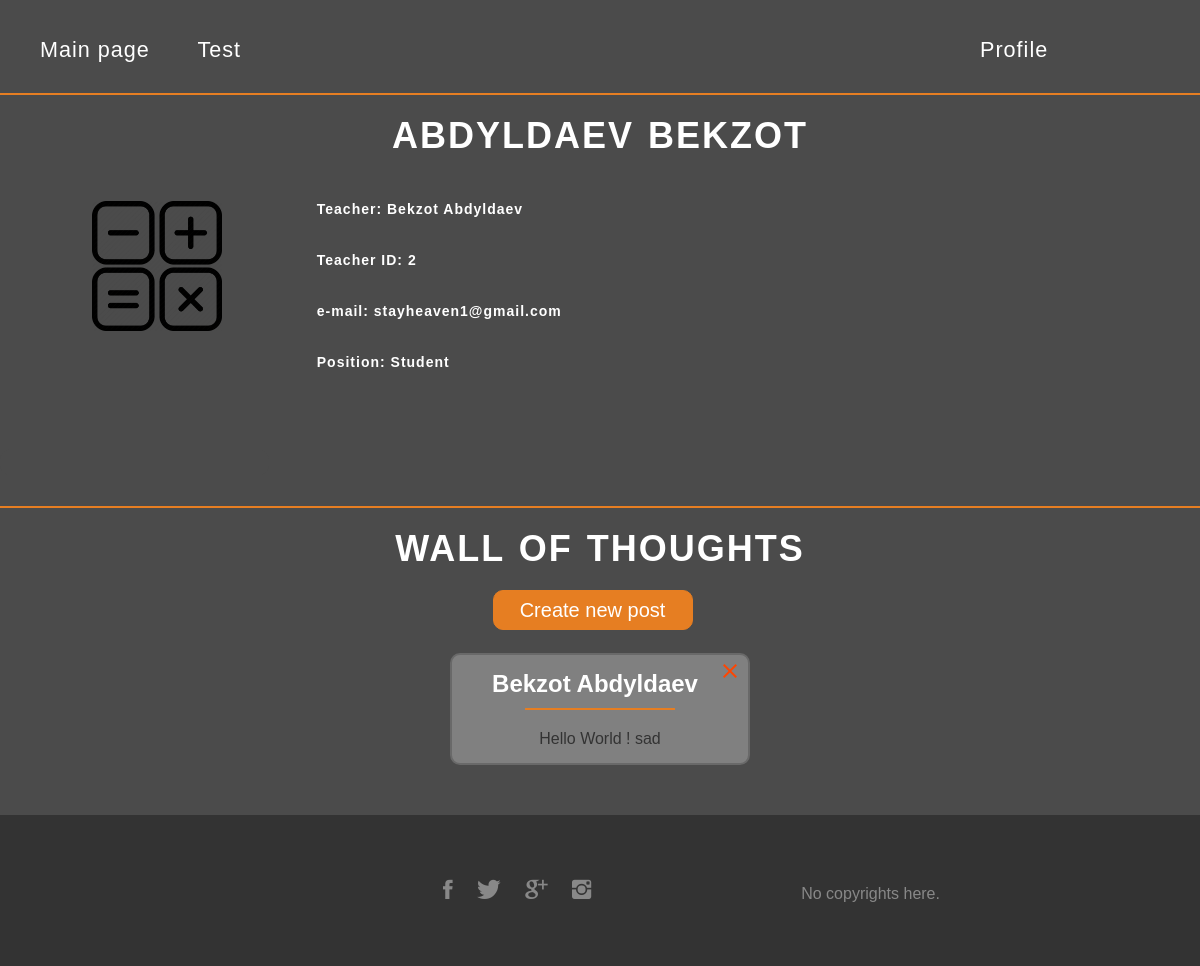
The page /id2 (signed in) on the database as committed earlier.
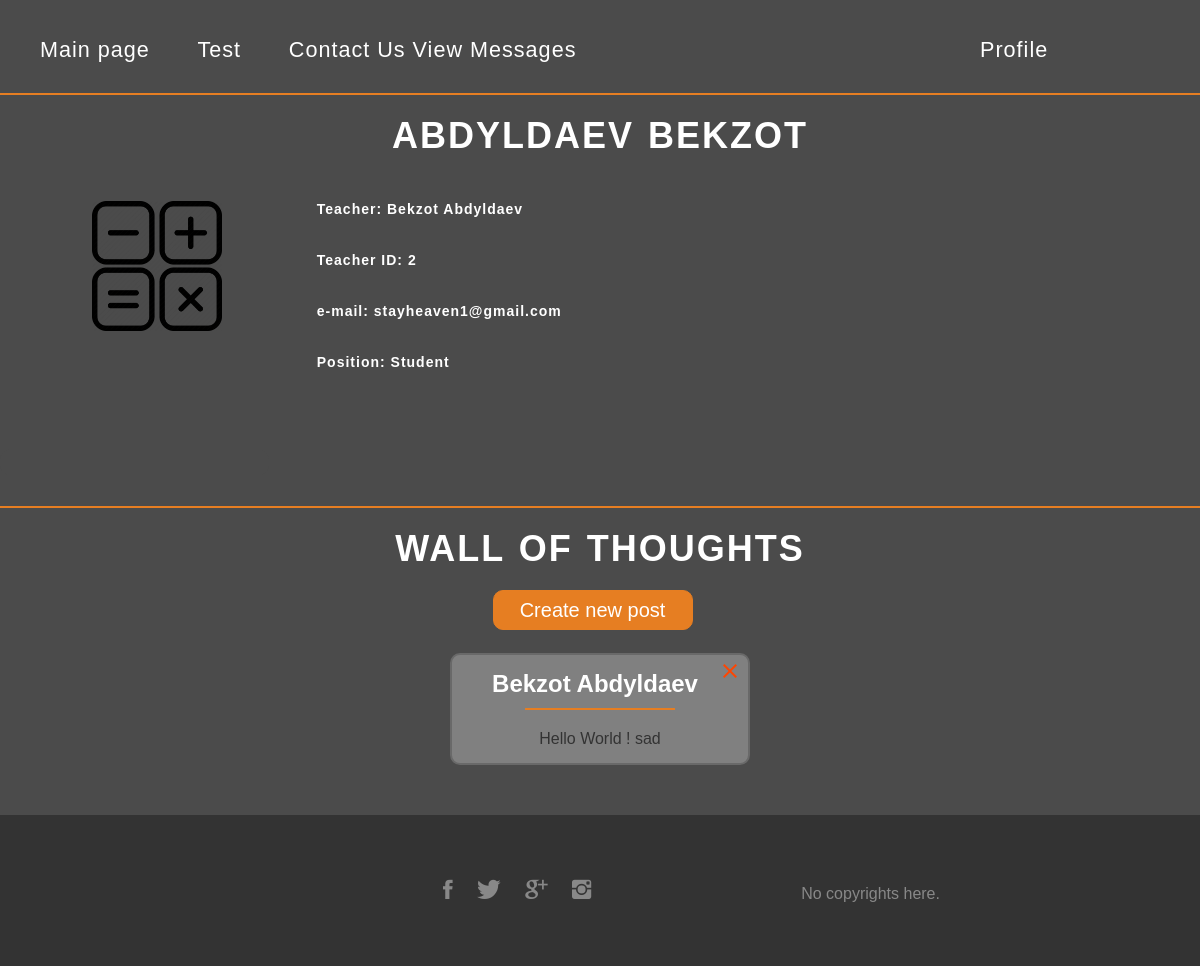
The same page on the database as committed later.
### models.py (models this page shows, shortened)
class User(UserMixin,db.Model):
    id = db.Column(db.Integer, primary_key=True)
    name = db.Column(db.String(80), nullable=False)
    surname = db.Column(db.String(120))
    email = db.Column(db.String(120), unique=True, nullable=False)
    password = db.Column(db.String(120), nullable=False)
    login = db.Column(db.String(20), unique=True, nullable=False)
    teacherId = db.Column(db.Integer, nullable=True)
    teacher = db.Column(db.Boolean, nullable=False)
    admin = db.Column(db.Boolean, nullable=True)
    q1 = db.Column(db.Boolean, nullable=False)
    q2 = db.Column(db.Boolean, nullable=False)
    q3 = db.Column(db.Boolean, nullable=False)
    q4 = db.Column(db.Boolean, nullable=False)
    q5 = db.Column(db.Boolean, nullable=False)
    q6 = db.Column(db.Boolean, nullable=False)
    q7 = db.Column(db.Boolean, nullable=False)
    q8 = db.Column(db.Boolean, nullable=False)
    q9 = db.Column(db.Boolean, nullable=False)
    q10 = db.Column(db.Boolean, nullable=False)

class Posts (db.Model):
    id = db.Column(db.Integer, primary_key=True)
    title = db.Column(db.String(100))
    body = db.Column(db.String(200))
    author = db.Column(db.String)
    pub_date = db.Column(db.DateTime, nullable=False,
        default=datetime.utcnow)

### views.py (the view)
@app.route('/id<id>')
@login_required
def profile(id):
	profiles = models.User.query.filter_by(id=id).first()
	allData = models.User.query.all()
	posts = models.Posts.query.filter_by(author=id)
	students = models.User.query.all()
	answers = models.Answers.query.all()
	return render_template('profile.html', profile=profiles, allData=allData, posts=posts, students=students, answers=answers)

### app.py (called while the page is built)
@login_manager.user_loader
def load_user(user_id):
	return User.query.get(int(user_id))

### templates/profile.html (shortened to what this page needs)
{% if profile.login|length > 0 %}
<!DOCTYPE html>
<html>
<head>
	<link rel="stylesheet" type="text/css" href="static/resources/styles/profile.css">
	<link rel="stylesheet" type="text/css" href="static/resources/borrowed/css/normalize.css">
	<link rel="stylesheet" type="text/css" href="static/resources/borrowed/css/grid.css">
	<link rel="stylesheet" type="text/css" href="static/resources/borrowed/css/ionicons.min.css">
</head>
<body>
	<header>
		<nav>
			<div class="row">
				<ul class="main-nav">
					<li><a href="{{url_for('index')}}">Main page</a></li>
					<li><a href="{{url_for('test.start')}}">Test</a></li>
					{%if current_user.admin == True%}<li><a href="{{url_for('contactUsView')}}">Contact Us View Messages</a></li>{%endif%}
					<div class="dropdown">
						<li><a href="{{url_for('profile', id=current_user.id)}}" class="dropbtn"> Profile </a></li>
					</div>
				</div>
		</nav>
		</header>
	<section class="user-info">
			<h2 class="user-name">{{profile.surname}} {{profile.name}}</h2>
		<div>
			<div class="col span-1-of-4 box">
				<img src="static/resources/images/2.png" alt="photo" class="uphoto">
			</div>
			<div class="col span-3-of-4 box">
				<h5>
					{%if profile.teacher == False%}
					 <a href="{{url_for('profile', id = profile.teacherId)}}"></a> {%for user in allData%}  {%if user.id == profile.teacherId%}
						Teacher: {{user.name}} {{user.surname}} {%endif%} {%endfor%}
					{%endif%}
				</h5>
				<form action="{{url_for('editTeacherId')}}" method="POST">
				<h5 ><div id='teacherID'>Teacher ID: {{profile.teacherId}}</div>
					<input type="text" name='teacherId' id='teacherId'> <input type="submit" value="edit" id='teacherIdbutton'></form>
				<h5>e-mail: {{profile.email}}</h5>
				<h5>Position:{%if profile.teacher == True%}Teacher{%endif%} {%if profile.teacher == False%}Student {%if current_user.id == 1%}(Admin){%endif%}{%endif%}</h5>
			</div>
		</div>
	</section>
	<input type="submit1" value="">
	<section class="post">
		<h2>Wall of Thoughts</h2>
		<input id='button' type="submit" name="" value="Create new post" onclick="hideButton()"><br><br>
	</section>
	{%for i in posts|sort(attribute='pub_date', reverse=True)%}
			<center>
				<div class="card">
					<div class="card-header">
						<a href="{{url_for('deletePost', postID=i.id)}}"><i class="ion-android-close icon-small"></i></a>
						<h4>{{profile.name}} {{profile.surname}}</h4>
					</div>
				<div class="card-body">
					<p>{{i.body}}</p>
					</div>
				</div>
			</center>
	{% endfor %}
	<footer>
		<div class="col span-1-of-2">
			<ul class="social-links">
				<li><a href="#"><i class="ion-social-facebook"></i></a></li>
				<li><a href="#"><i class="ion-social-twitter"></i></a></li>
				<li><a href="#"><i class="ion-social-googleplus"></i></a></li>
				<li><a href="#"><i class="ion-social-instagram"></i></a></li>
			</ul>
		</div>
	<div class="row">
		<p>
			No copyrights here.
		</p>
	</div>
</footer>
</body>
</html>
{%endif%}

### static/resources/styles/profile.css (style rules this page uses)
* { margin: 0; padding: 0; box-sizing: border-box; }
html { background-color: #4b4b4b; color: #fff; font-family: 'Nunito', 'Arial', sans-serif; font-size: 20px; font-weight: 300; text-rendering: optimizeLegibility; }
.box { padding: 1%; }
body { background-size: cover; height: 100vh; background-position: center; background-attachment: fixed; }
h1, h2, h3 { font-weight: 280px; text-transform: uppercase; }
h2 { margin-top: 20px; font-size: 180%; word-spacing: 2px; margin-bottom: 20px; letter-spacing: 2px; }
h5 { font-size: 70%; margin-bottom: 35px; text-align: left; letter-spacing: 1px; }
a { text-decoration: none; color: #fff; }
.main-nav { font-size: 120%; letter-spacing: 1px; background-size: cover; float: center; list-style: none; margin-top: 35px; }
.main-nav li { display: inline-block; margin-left: 40px; }
.main-nav li a:link, .main-nav li a:visited { padding: 8px 0; color: #fff; text-decoration: none; font-size: 90%; border-bottom: 2px solid transparent; transition: border-bottom 0.2s; }
section:before { display: block; height: 2px; background-color:#e67e22; content: " "; width: auto; margin: 0 auto; margin-top: 30px; }
.user-info { margin-bottom: 100px; }
.user-name { text-align: center; }
.dropbtn { color: #fff; padding: 16px; border: none; }
.dropdown { float: right; margin-right: 100px; color: #fff; min-width: 160px; text-decoration: none; }
input[type=submit1] { margin-top: 20px; display: inline-block; padding: 1px 1px; font-weight: 300%; text-decoration: none; border-radius: 10px; transition: background-color 0.2s, border 0.2s, color 0.2s; background-color: #4b4b4b; border: 1px solid #4b4b4b; color: #4b4b4b ; margin-right: 15px; }
#button { display: inline-block; padding: 1px 1px; font-weight: 300%; text-decoration: none; border-radius: 10px; transition: background-color 0.2s, border 0.2s, color 0.2s; background-color: #e67e22; border: 1px solid #e67e22; color: #fff ; margin-right: 15px; height: 40px; width: 200px; }
p { color:#333; }
.uphoto { height: 130px; width: auto; margin-left: 80px; margin-bottom: 20px; }
.post { text-align: center; }
.card { background-color: #808080; width: 25%; padding: 15px; border-radius: 10px; border: 2px solid #696969; margin-bottom: 20px; }
.card-header { font-size: 120%; padding: 0; margin-bottom: 0; }
.card-header::after { display: block; height: 2px; background-color:#e67e22; content: " "; width: 150px; margin: 0 auto; margin: 10px 0 20px 0; }
.card-body { font-size: 80%; }
.icon-small { float: right; padding: 0; display: block; color: #FF4500; margin-top: -12px; margin-right: -4px; }
footer { margin-top: 50px; background-color: #333; padding: 50px; font-size: 80%; }
.social-links { list-style: none; float: right; }
.footer-nav li, .social-links li { display: inline-block; margin-right: 20px; }
.footer-nav li:last-child, .social-links li:last-child { margin-right: 0; }
.footer-nav li a:link, .footer-nav li a:visited, .social-links li a:link, .social-links li a:visited { text-decoration: none; border: 0; color: #888; -webkit-transition: color 0.2s; transition: color 0.2s; }
.social-links li a:link, .social-links li a:visited { font-size: 160%; }
.ion-social-facebook, .ion-social-twitter, .ion-social-googleplus, .ion-social-instagram { -webkit-transition: color 0.2s; transition: color 0.2s; }
footer p { color: #888; text-align: center; margin-top: 20px; }

### static/resources/borrowed/css/grid.css (style rules this page uses)
.row { zoom: 1; }
.row:before, .row:after { content:""; display:table; }
.row:after { clear:both; }
.col { display: block; float:left; margin: 1% 0 1% 1.6%; }
.col:first-child { margin-left: 0; }
.span-1-of-2 { width: 49.2%; }
.span-3-of-4 { width: 74.6%; }
.span-1-of-4 { width: 23.8%; }

Rows that differ between the two databases and show on the page:
changed User "Bekzot": admin empty → True (drawn)
Other text that changed with them:
text now shown: "Contact Us View Messages"
